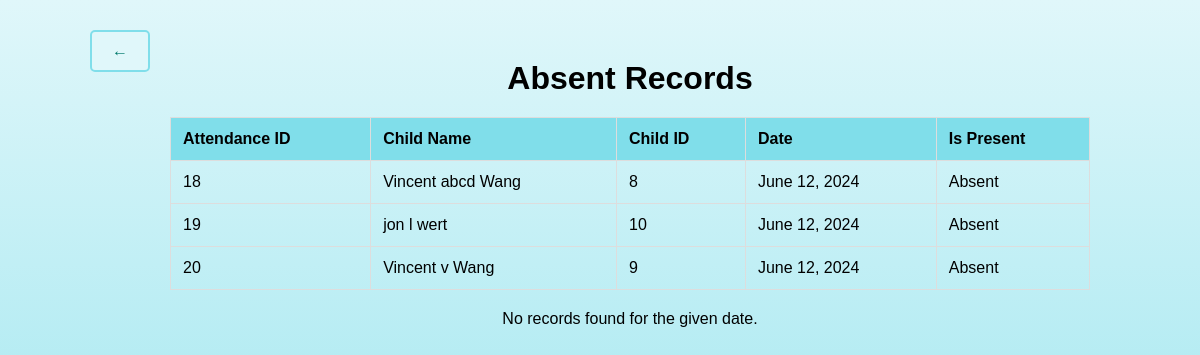
The app's page /myapp/is_absent/ with its own data.
### myapp/models.py (models this page shows, shortened)
class Attendance(models.Model):
    child = models.ForeignKey(Child, on_delete=models.CASCADE)
    date = models.DateField()
    is_present = models.BooleanField(default=True)

class Child(models.Model):
    first_name = models.CharField(max_length=30)
    middle_name = models.CharField(max_length=30, blank=True, null=True)
    last_name = models.CharField(max_length=30)
    date_of_birth = models.DateField()

### myapp/views.py (the view)
# urls.py: path('is_absent/', views.search_absent_by_date, name='search_absent_by_date'),
def search_absent_by_date(request):
    date = request.GET.get('date')
    context = {}
    if date:
        absent_records = Attendance.objects.filter(date=date, is_present=False)
        context['absent_records'] = absent_records
        context['date'] = date
        return render(request, 'absent_result_list.html', context)
    context['invalid_search'] = True
    absent_records = Attendance.objects.filter(is_present=False)
    context['absent_records'] = absent_records
    return render(request, 'absent_result_list.html', context)

### myapp/templates/absent_result_list.html (shortened to what this page needs)
<!DOCTYPE html>
<html lang="en">
<head>
</head>
<body>
    <div class="back-button">
        <a href="{% url 'attendance_list' %}" class="button">&larr;</a>
    </div>
    <div class="container">
        <h1>Absent Records</h1>
        <table>
            <thead>
                <tr>
                    <th>Attendance ID</th>
                    <th>Child Name</th>
                    <th>Child ID</th>
                    <th>Date</th>
                    <th>Is Present</th>
                </tr>
            </thead>
            <tbody>
                {% for record in absent_records %}
                <tr>
                    <td>{{ record.id }}</td>
                    <td>{{ record.child.first_name }} {{ record.child.middle_name }} {{ record.child.last_name }}</td>
                    <td>{{ record.child.id }}</td>
                    <td>{{ record.date }}</td>
                    <td>{{ record.is_present|yesno:"Present,Absent" }}</td>
                </tr>
                {% endfor %}
            </tbody>
        </table>
        {% if invalid_search %}
        <p>No records found for the given date.</p>
        {% endif %}
    </div>
</body>
</html>

### myapp/templates/absent_result_list.html (style rules this page uses)
html, body { height: 100%; margin: 0; padding: 0; font-family: Arial, sans-serif; text-align: center; background: linear-gradient(to bottom, #e0f7fa, #80deea); background-repeat: no-repeat; background-attachment: fixed; }
body { display: flex; justify-content: center; align-items: flex-start; min-height: 100vh; padding-top: 20px; }
.container { width: 80%; padding: 20px; box-sizing: border-box; }
h1 { margin: 20px 0; }
table { width: 100%; margin: 20px 0; border-collapse: collapse; }
th, td { padding: 12px; border: 1px solid #ddd; text-align: left; }
th { background-color: #80deea; }
a.button { display: inline-block; margin: 10px 0; padding: 10px 20px; background-color: #e0f7fa; border: 2px solid #80deea; border-radius: 5px; text-decoration: none; color: #00796b; }

### records on screen
Attendance: id "18", child.first_name "Vincent", child.middle_name "abcd", child.last_name "Wang", child.id "8", date "June 12, 2024", is_present "Absent"
Attendance: id "19", child.first_name "jon", child.middle_name "l", child.last_name "wert", child.id "10", date "June 12, 2024", is_present "Absent"
Attendance: id "20", child.first_name "Vincent", child.middle_name "v", child.last_name "Wang", child.id "9", date "June 12, 2024", is_present "Absent"
